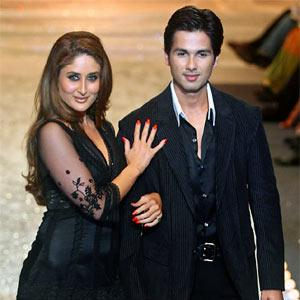
#> input picture opencv/task1/image.jpg, 300 x 300 px
$ python 'Task 1.py'
#> lines starting #> are read from the running program, lines starting #| are printed output that depends on the picture; after the words box and inside, x2 and y2 are one past the last pixel; in counts of white or black regions, pixels touching at a corner belong together
import cv2
import numpy as np
import matplotlib.pyplot as plt

img1 = cv2.imread('image.jpg',cv2.IMREAD_COLOR)
#> img1 is the input picture: shape (300, 300, 3); mean B, G, R 71.1, 83.3, 97.5
img2 = cv2.imread('image.jpg',cv2.IMREAD_COLOR)
face1 = img2[35:110, 35:110]
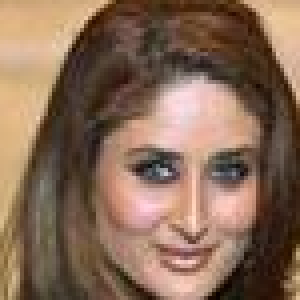
#> face1: shape (75, 75, 3) (shown 4 times larger); mean B, G, R 86.6, 106.5, 135.3
img1[15:90, 150:225] = face1
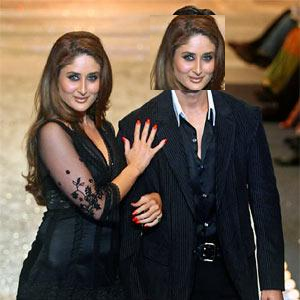
#> img1: shape (300, 300, 3); 6.25% of pixels changed, all inside (x1, y1, x2, y2) = (150, 15, 225, 90)
face2 = img2[5:80, 160:235]
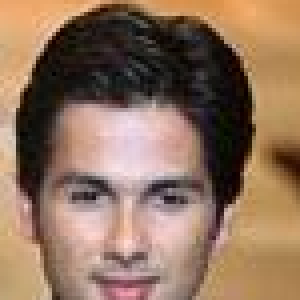
#> face2: shape (75, 75, 3) (shown 4 times larger); mean B, G, R 93.3, 114.2, 143.6
img1[35:110, 45:120] = face2
cv2.rectangle(img1, (37,31) , (114,115) , (255,255,0), 3)
cv2.rectangle(img1, (153,6) , (234,94) , (255,255,0), 3)
font = cv2.FONT_HERSHEY_DUPLEX
cv2.putText(img1, 'Shaheed kapoor', (10,140), font, 0.6,(0,255,255),2,cv2.LINE_AA)
cv2.putText(img1, 'kareena kapoor', (150,130), font, 0.6,(0,255,255),2,cv2.LINE_AA)
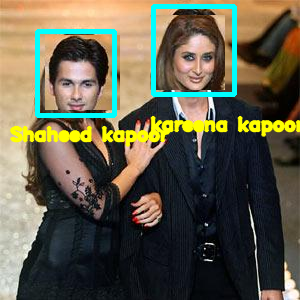
#> img1: shape (300, 300, 3); mean B, G, R 73.9, 92.9, 96.3
cv2.imshow('image',img1)
cv2.waitKey(0)
cv2.destroyAllWindows()
